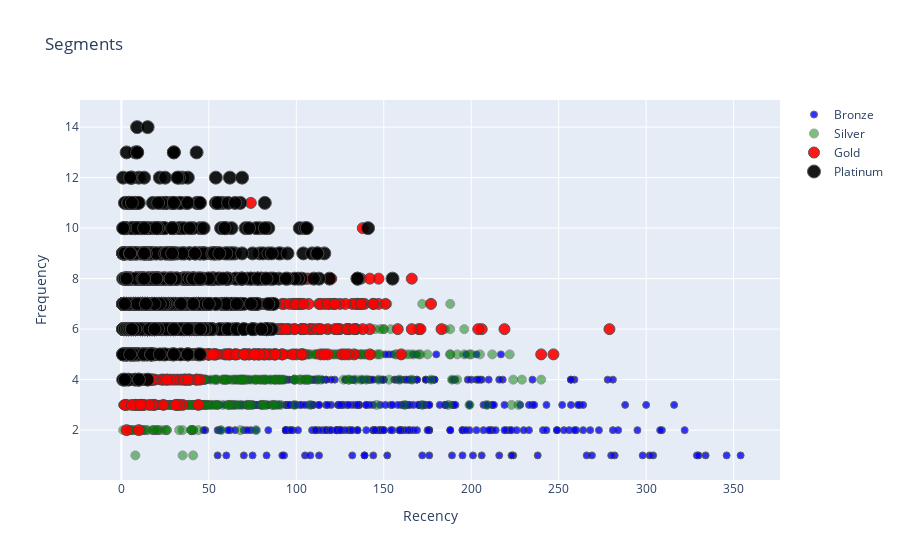

Notebook code cell kept with this figure:
### Code cell
import chart_studio as cs
import plotly.offline as po
import plotly.graph_objs as gobj

#Recency Vs Frequency
#graph = RFMScores.query("Monetary < 50000 and Frequency < 2000")

plot_data = [
    gobj.Scatter(
        x=RFMScores.query("RFM_Loyalty_Level == 'Bronze'")['Recency'],
        y=RFMScores.query("RFM_Loyalty_Level == 'Bronze'")['Frequency'],
        mode='markers',
        name='Bronze',
        marker= dict(size= 7,
            line= dict(width=1),
            color= 'blue',
            opacity= 0.8
           )
    ),
        gobj.Scatter(
        x=RFMScores.query("RFM_Loyalty_Level == 'Silver'")['Recency'],
        y=RFMScores.query("RFM_Loyalty_Level == 'Silver'")['Frequency'],
        mode='markers',
        name='Silver',
        marker= dict(size= 9,
            line= dict(width=1),
            color= 'green',
            opacity= 0.5
           )
    ),
        gobj.Scatter(
        x=RFMScores.query("RFM_Loyalty_Level == 'Gold'")['Recency'],
        y=RFMScores.query("RFM_Loyalty_Level == 'Gold'")['Frequency'],
        mode='markers',
        name='Gold',
        marker= dict(size= 11,
            line= dict(width=1),
            color= 'red',
            opacity= 0.9
           )
    ),
    gobj.Scatter(
        x=RFMScores.query("RFM_Loyalty_Level == 'Platinum'")['Recency'],
        y=RFMScores.query("RFM_Loyalty_Level == 'Platinum'")['Frequency'],
        mode='markers',
        name='Platinum',
        marker= dict(size= 13,
            line= dict(width=1),
            color= 'black',
            opacity= 0.9
           )
    ),
]

plot_layout = gobj.Layout(
        yaxis= {'title': "Frequency"},
        xaxis= {'title': "Recency"},
        title='Segments'
    )
fig = gobj.Figure(data=plot_data, layout=plot_layout)
po.iplot(fig)

### Figure 1 — Plotly figure (JSON) as saved in the notebook; plotly's stock layout.template omitted (floating-point values rounded to 4 significant figures; data arrays with more than 128 entries replaced by an {"elided": "..."} marker saying what was removed)
{"data": [{"marker": {"color": "blue", "line": {"width": 1}, "opacity": 0.8, "size": 7}, "mode": "markers", "name": "Bronze", "type": "scatter", "x": {"elided": "428 int values"}, "y": {"elided": "428 int values"}}, {"marker": {"color": "green", "line": {"width": 1}, "opacity": 0.5, "size": 9}, "mode": "markers", "name": "Silver", "type": "scatter", "x": {"elided": "532 int values"}, "y": {"elided": "532 int values"}}, {"marker": {"color": "red", "line": {"width": 1}, "opacity": 0.9, "size": 11}, "mode": "markers", "name": "Gold", "type": "scatter", "x": {"elided": "601 int values"}, "y": {"elided": "601 int values"}}, {"marker": {"color": "black", "line": {"width": 1}, "opacity": 0.9, "size": 13}, "mode": "markers", "name": "Platinum", "type": "scatter", "x": {"elided": "887 int values"}, "y": {"elided": "887 int values"}}], "layout": {"title": {"text": "Segments"}, "xaxis": {"title": {"text": "Recency"}}, "yaxis": {"title": {"text": "Frequency"}}}}
